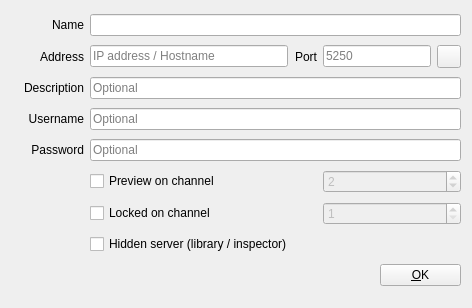
<?xml version="1.0" encoding="UTF-8"?>
<ui version="4.0">
 <class>DeviceDialog</class>
 <widget class="QDialog" name="DeviceDialog">
  <property name="geometry">
   <rect>
    <x>0</x>
    <y>0</y>
    <width>472</width>
    <height>308</height>
   </rect>
  </property>
  <property name="minimumSize">
   <size>
    <width>472</width>
    <height>308</height>
   </size>
  </property>
  <property name="maximumSize">
   <size>
    <width>472</width>
    <height>308</height>
   </size>
  </property>
  <property name="windowTitle">
   <string>New CasparCG Server</string>
  </property>
  <layout class="QGridLayout" name="gridLayout">
   <item row="0" column="0" rowspan="2">
    <widget class="QLabel" name="labelDeviceIcon">
     <property name="text">
      <string/>
     </property>
     <property name="pixmap">
      <pixmap resource="Widgets.qrc">:/Graphics/Images/ServerBig.png</pixmap>
     </property>
     <property name="scaledContents">
      <bool>true</bool>
     </property>
     <property name="alignment">
      <set>Qt::AlignCenter</set>
     </property>
    </widget>
   </item>
   <item row="0" column="1">
    <widget class="QLabel" name="labelDeviceName">
     <property name="text">
      <string>Name</string>
     </property>
     <property name="alignment">
      <set>Qt::AlignRight|Qt::AlignTrailing|Qt::AlignVCenter</set>
     </property>
    </widget>
   </item>
   <item row="0" column="2" colspan="5">
    <widget class="QLineEdit" name="lineEditDeviceName"/>
   </item>
   <item row="1" column="1">
    <widget class="QLabel" name="labelAddress">
     <property name="text">
      <string>Address</string>
     </property>
     <property name="alignment">
      <set>Qt::AlignRight|Qt::AlignTrailing|Qt::AlignVCenter</set>
     </property>
    </widget>
   </item>
   <item row="1" column="2">
    <widget class="QLineEdit" name="lineEditAddress">
     <property name="placeholderText">
      <string>IP address / Hostname</string>
     </property>
    </widget>
   </item>
   <item row="1" column="3">
    <widget class="QLabel" name="labelPort">
     <property name="text">
      <string>Port</string>
     </property>
     <property name="alignment">
      <set>Qt::AlignRight|Qt::AlignTrailing|Qt::AlignVCenter</set>
     </property>
    </widget>
   </item>
   <item row="1" column="4" colspan="2">
    <widget class="QLineEdit" name="lineEditPort">
     <property name="sizePolicy">
      <sizepolicy hsizetype="Maximum" vsizetype="Fixed">
       <horstretch>0</horstretch>
       <verstretch>0</verstretch>
      </sizepolicy>
     </property>
     <property name="focusPolicy">
      <enum>Qt::ClickFocus</enum>
     </property>
     <property name="placeholderText">
      <string>5250</string>
     </property>
    </widget>
   </item>
   <item row="1" column="6">
    <widget class="QToolButton" name="toolButtonTestConnection">
     <property name="focusPolicy">
      <enum>Qt::NoFocus</enum>
     </property>
     <property name="toolTip">
      <string>Test Connection</string>
     </property>
     <property name="shortcut">
      <string>Alt+O</string>
     </property>
    </widget>
   </item>
   <item row="2" column="1">
    <widget class="QLabel" name="labelDescription">
     <property name="text">
      <string>Description</string>
     </property>
     <property name="alignment">
      <set>Qt::AlignRight|Qt::AlignTrailing|Qt::AlignVCenter</set>
     </property>
    </widget>
   </item>
   <item row="2" column="2" colspan="5">
    <widget class="QLineEdit" name="lineEditDescription">
     <property name="placeholderText">
      <string>Optional</string>
     </property>
    </widget>
   </item>
   <item row="3" column="1">
    <widget class="QLabel" name="labelUsername">
     <property name="text">
      <string>Username</string>
     </property>
     <property name="alignment">
      <set>Qt::AlignRight|Qt::AlignTrailing|Qt::AlignVCenter</set>
     </property>
    </widget>
   </item>
   <item row="3" column="2" colspan="5">
    <widget class="QLineEdit" name="lineEditUsername">
     <property name="placeholderText">
      <string>Optional</string>
     </property>
    </widget>
   </item>
   <item row="4" column="1">
    <widget class="QLabel" name="labelPassword">
     <property name="text">
      <string>Password</string>
     </property>
     <property name="alignment">
      <set>Qt::AlignRight|Qt::AlignTrailing|Qt::AlignVCenter</set>
     </property>
    </widget>
   </item>
   <item row="4" column="2" colspan="5">
    <widget class="QLineEdit" name="lineEditPassword">
     <property name="echoMode">
      <enum>QLineEdit::Password</enum>
     </property>
     <property name="placeholderText">
      <string>Optional</string>
     </property>
    </widget>
   </item>
   <item row="5" column="2" colspan="2">
    <widget class="QCheckBox" name="checkBoxPreview">
     <property name="text">
      <string>Preview on channel</string>
     </property>
    </widget>
   </item>
   <item row="5" column="4" colspan="3">
    <widget class="QSpinBox" name="spinBoxPreviewChannel">
     <property name="enabled">
      <bool>false</bool>
     </property>
     <property name="sizePolicy">
      <sizepolicy hsizetype="Expanding" vsizetype="Fixed">
       <horstretch>0</horstretch>
       <verstretch>0</verstretch>
      </sizepolicy>
     </property>
     <property name="minimum">
      <number>1</number>
     </property>
     <property name="value">
      <number>2</number>
     </property>
    </widget>
   </item>
   <item row="6" column="2" colspan="2">
    <widget class="QCheckBox" name="checkBoxLocked">
     <property name="text">
      <string>Locked on channel</string>
     </property>
    </widget>
   </item>
   <item row="6" column="4" colspan="3">
    <widget class="QSpinBox" name="spinBoxLockedChannel">
     <property name="enabled">
      <bool>false</bool>
     </property>
     <property name="sizePolicy">
      <sizepolicy hsizetype="Expanding" vsizetype="Fixed">
       <horstretch>0</horstretch>
       <verstretch>0</verstretch>
      </sizepolicy>
     </property>
     <property name="minimum">
      <number>1</number>
     </property>
     <property name="value">
      <number>1</number>
     </property>
    </widget>
   </item>
   <item row="7" column="2" colspan="2">
    <widget class="QCheckBox" name="checkBoxShadow">
     <property name="text">
      <string>Hidden server (library / inspector)</string>
     </property>
    </widget>
   </item>
   <item row="8" column="2" colspan="3">
    <spacer name="horizontalSpacer">
     <property name="orientation">
      <enum>Qt::Horizontal</enum>
     </property>
     <property name="sizeHint" stdset="0">
      <size>
       <width>211</width>
       <height>25</height>
      </size>
     </property>
    </spacer>
   </item>
   <item row="8" column="5" colspan="2">
    <widget class="QPushButton" name="pushButtonOk">
     <property name="focusPolicy">
      <enum>Qt::NoFocus</enum>
     </property>
     <property name="text">
      <string>&amp;OK</string>
     </property>
     <property name="shortcut">
      <string>Alt+O</string>
     </property>
    </widget>
   </item>
  </layout>
 </widget>
 <tabstops>
  <tabstop>lineEditDeviceName</tabstop>
  <tabstop>lineEditAddress</tabstop>
  <tabstop>lineEditDescription</tabstop>
  <tabstop>lineEditUsername</tabstop>
  <tabstop>lineEditPassword</tabstop>
  <tabstop>checkBoxPreview</tabstop>
  <tabstop>spinBoxPreviewChannel</tabstop>
  <tabstop>checkBoxLocked</tabstop>
  <tabstop>spinBoxLockedChannel</tabstop>
  <tabstop>checkBoxShadow</tabstop>
 </tabstops>
 <resources>
  <include location="Widgets.qrc"/>
 </resources>
 <connections>
  <connection>
   <sender>pushButtonOk</sender>
   <signal>clicked()</signal>
   <receiver>DeviceDialog</receiver>
   <slot>accept()</slot>
   <hints>
    <hint type="sourcelabel">
     <x>365</x>
     <y>214</y>
    </hint>
    <hint type="destinationlabel">
     <x>247</x>
     <y>152</y>
    </hint>
   </hints>
  </connection>
  <connection>
   <sender>lineEditAddress</sender>
   <signal>textChanged(QString)</signal>
   <receiver>DeviceDialog</receiver>
   <slot>addressChanged(QString)</slot>
   <hints>
    <hint type="sourcelabel">
     <x>282</x>
     <y>45</y>
    </hint>
    <hint type="destinationlabel">
     <x>378</x>
     <y>0</y>
    </hint>
   </hints>
  </connection>
  <connection>
   <sender>lineEditDeviceName</sender>
   <signal>textChanged(QString)</signal>
   <receiver>DeviceDialog</receiver>
   <slot>nameChanged(QString)</slot>
   <hints>
    <hint type="sourcelabel">
     <x>222</x>
     <y>16</y>
    </hint>
    <hint type="destinationlabel">
     <x>342</x>
     <y>1</y>
    </hint>
   </hints>
  </connection>
  <connection>
   <sender>toolButtonTestConnection</sender>
   <signal>clicked()</signal>
   <receiver>DeviceDialog</receiver>
   <slot>testConnection()</slot>
   <hints>
    <hint type="sourcelabel">
     <x>425</x>
     <y>49</y>
    </hint>
    <hint type="destinationlabel">
     <x>449</x>
     <y>44</y>
    </hint>
   </hints>
  </connection>
  <connection>
   <sender>checkBoxPreview</sender>
   <signal>stateChanged(int)</signal>
   <receiver>DeviceDialog</receiver>
   <slot>previewChannelChanged(int)</slot>
   <hints>
    <hint type="sourcelabel">
     <x>152</x>
     <y>183</y>
    </hint>
    <hint type="destinationlabel">
     <x>1</x>
     <y>185</y>
    </hint>
   </hints>
  </connection>
  <connection>
   <sender>checkBoxLocked</sender>
   <signal>stateChanged(int)</signal>
   <receiver>DeviceDialog</receiver>
   <slot>lockedChannelChanged(int)</slot>
   <hints>
    <hint type="sourcelabel">
     <x>214</x>
     <y>181</y>
    </hint>
    <hint type="destinationlabel">
     <x>-1</x>
     <y>160</y>
    </hint>
   </hints>
  </connection>
 </connections>
 <slots>
  <slot>addressFinished()</slot>
  <slot>nameFinished()</slot>
  <slot>testConnection()</slot>
  <slot>okClicked()</slot>
  <slot>nameChanged(QString)</slot>
  <slot>addressChanged(QString)</slot>
  <slot>previewChannelChanged(int)</slot>
  <slot>lockedChannelChanged(int)</slot>
 </slots>
</ui>
